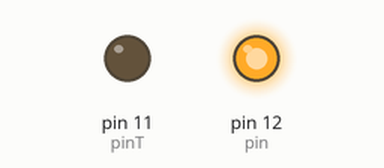
The sketch below on a simulated Arduino Uno, built with avr-gcc and run on an emulated ATmega328P. Shown: output pins drawn as LEDs (lit = HIGH).

Above: at 0.1 s.
At 1.3 s:
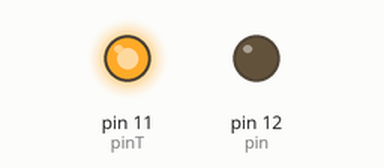
At 3.5 s:
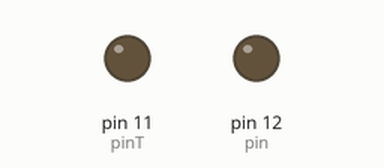
Timing chart, 0 to 3.8 s (numbered marks = the images above):
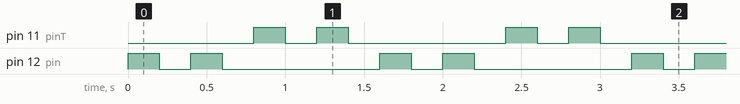

Measured:
- by itself, pin 11 (pinT), pin 12 (pin): repeats every 1.6 s: LOW 0.20 s, HIGH 0.20 s, LOW 1.0 s, HIGH 0.20 s
- by itself, everything shown: repeats every 1.6 s, in 8 steps

The sketch:

BlinkingLED.ino
```cpp
int pin = 12;
int pinT = 11;
int dt = 200;

void setup()
{
  // put your setup code here, to run once:
  pinMode(pin, OUTPUT);
  pinMode(pinT, OUTPUT);
}

void loop()
{
  // put your main code here, to run repeatedly:
  blinkLED(pin);    //invoke blinkLED (execute commands in function)
  blinkLED(pin);
  blinkLED(pinT);
  blinkLED(pinT);
}

void blinkLED( int x )
{
  digitalWrite(x, HIGH);
  delay(dt);
  digitalWrite(x, LOW);
  delay(dt);
}
```
